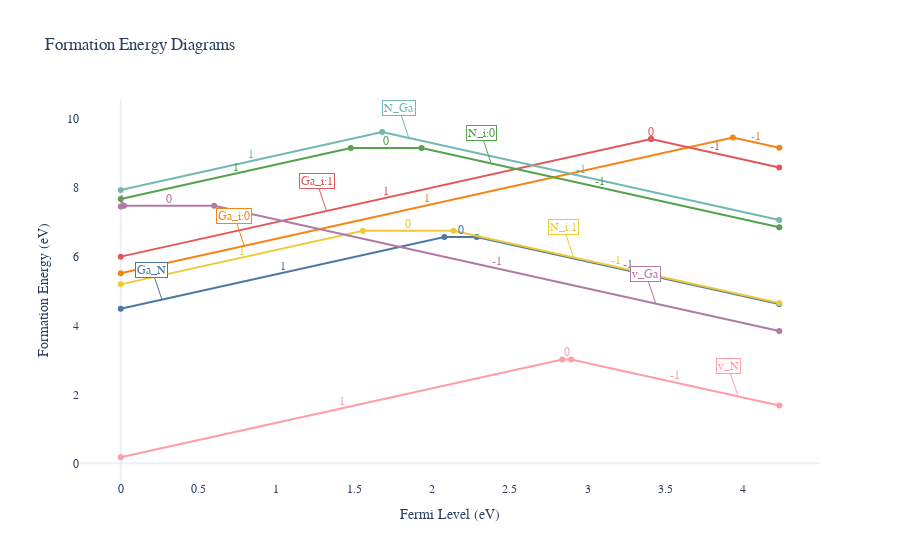

The cell this chart's notebook holds for it:
### Code cell
fed = formation_energies_diagrams[0]
chempot = fed.get_chempots(rich_element="Ga")
plot_formation_energy_diagrams(formation_energies_diagrams, chempot=chempot)

### Figure 1 — Plotly figure (JSON) as saved in the notebook; plotly's stock layout.template omitted (floating-point values rounded to 4 significant figures)
{"data": [{"hoverinfo": "x", "line": {"color": "#4C78A8", "dash": "solid"}, "meta": {"formation_energy_plot": true}, "mode": "lines+markers", "name": "Ga_N", "textposition": "top right", "type": "scatter", "x": [0, 2.079, 2.287, 4.23], "y": [4.481, 6.56, 6.56, 4.617]}, {"hoverinfo": "x", "line": {"color": "#F58518", "dash": "solid"}, "meta": {"formation_energy_plot": true}, "mode": "lines+markers", "name": "Ga_i:0", "textposition": "top right", "type": "scatter", "x": [0, 3.932, 4.23], "y": [5.514, 9.446, 9.148]}, {"hoverinfo": "x", "line": {"color": "#E45756", "dash": "solid"}, "meta": {"formation_energy_plot": true}, "mode": "lines+markers", "name": "Ga_i:1", "textposition": "top right", "type": "scatter", "x": [0, 3.407, 3.407, 4.23], "y": [5.993, 9.399, 9.399, 8.576]}, {"hoverinfo": "x", "line": {"color": "#72B7B2", "dash": "solid"}, "meta": {"formation_energy_plot": true}, "mode": "lines+markers", "name": "N_Ga", "textposition": "top right", "type": "scatter", "x": [0, 1.679, 4.23], "y": [7.924, 9.603, 7.052]}, {"hoverinfo": "x", "line": {"color": "#54A24B", "dash": "solid"}, "meta": {"formation_energy_plot": true}, "mode": "lines+markers", "name": "N_i:0", "textposition": "top right", "type": "scatter", "x": [0, 1.478, 1.932, 4.23], "y": [7.662, 9.14, 9.14, 6.842]}, {"hoverinfo": "x", "line": {"color": "#EECA3B", "dash": "solid"}, "meta": {"formation_energy_plot": true}, "mode": "lines+markers", "name": "N_i:1", "textposition": "top right", "type": "scatter", "x": [0, 1.556, 2.137, 4.23], "y": [5.189, 6.744, 6.744, 4.651]}, {"hoverinfo": "x", "line": {"color": "#B279A2", "dash": "solid"}, "meta": {"formation_energy_plot": true}, "mode": "lines+markers", "name": "v_Ga", "textposition": "top right", "type": "scatter", "x": [0, 0.02102, 0.6004, 4.23], "y": [7.446, 7.467, 7.467, 3.837]}, {"hoverinfo": "x", "line": {"color": "#FF9DA6", "dash": "solid"}, "meta": {"formation_energy_plot": true}, "mode": "lines+markers", "name": "v_N", "textposition": "top right", "type": "scatter", "x": [0, 2.836, 2.894, 4.23], "y": [0.177, 3.013, 3.013, 1.677]}, {"hoverinfo": "skip", "mode": "text", "name": "Ga_N:slope", "showlegend": false, "text": ["1", "0", "-1"], "textfont": {"color": "#4C78A8"}, "textposition": "top center", "type": "scatter", "x": [1.04, 2.183, 3.259], "y": [5.52, 6.56, 5.588]}, {"hoverinfo": "skip", "mode": "text", "name": "Ga_i:0:slope", "showlegend": false, "text": ["1", "-1"], "textfont": {"color": "#F58518"}, "textposition": "top center", "type": "scatter", "x": [1.966, 4.081], "y": [7.48, 9.297]}, {"hoverinfo": "skip", "mode": "text", "name": "Ga_i:1:slope", "showlegend": false, "text": ["1", "0", "-1"], "textfont": {"color": "#E45756"}, "textposition": "top center", "type": "scatter", "x": [1.703, 3.407, 3.819], "y": [7.696, 9.399, 8.988]}, {"hoverinfo": "skip", "mode": "text", "name": "N_Ga:slope", "showlegend": false, "text": ["1", "-1"], "textfont": {"color": "#72B7B2"}, "textposition": "top center", "type": "scatter", "x": [0.8397, 2.955], "y": [8.763, 8.327]}, {"hoverinfo": "skip", "mode": "text", "name": "N_i:0:slope", "showlegend": false, "text": ["1", "0", "-1"], "textfont": {"color": "#54A24B"}, "textposition": "top center", "type": "scatter", "x": [0.739, 1.705, 3.081], "y": [8.401, 9.14, 7.991]}, {"hoverinfo": "skip", "mode": "text", "name": "N_i:1:slope", "showlegend": false, "text": ["1", "0", "-1"], "textfont": {"color": "#EECA3B"}, "textposition": "top center", "type": "scatter", "x": [0.7778, 1.846, 3.184], "y": [5.967, 6.744, 5.698]}, {"hoverinfo": "skip", "mode": "text", "name": "v_Ga:slope", "showlegend": false, "text": ["1", "0", "-1"], "textfont": {"color": "#B279A2"}, "textposition": "top center", "type": "scatter", "x": [0.01051, 0.3107, 2.415], "y": [7.456, 7.467, 5.652]}, {"hoverinfo": "skip", "mode": "text", "name": "v_N:slope", "showlegend": false, "text": ["1", "0", "-1"], "textfont": {"color": "#FF9DA6"}, "textposition": "top center", "type": "scatter", "x": [1.418, 2.865, 3.562], "y": [1.595, 3.013, 2.345]}], "layout": {"annotations": [{"arrowcolor": "#4C78A8", "bgcolor": "white", "bordercolor": "#4C78A8", "font": {"color": "#4C78A8"}, "text": "Ga_N", "x": 0.2644, "y": 4.745}, {"arrowcolor": "#F58518", "bgcolor": "white", "bordercolor": "#F58518", "font": {"color": "#F58518"}, "text": "Ga_i:0", "x": 0.7932, "y": 6.307}, {"arrowcolor": "#E45756", "bgcolor": "white", "bordercolor": "#E45756", "font": {"color": "#E45756"}, "text": "Ga_i:1", "x": 1.322, "y": 7.315}, {"arrowcolor": "#72B7B2", "bgcolor": "white", "bordercolor": "#72B7B2", "font": {"color": "#72B7B2"}, "text": "N_Ga", "x": 1.851, "y": 9.431}, {"arrowcolor": "#54A24B", "bgcolor": "white", "bordercolor": "#54A24B", "font": {"color": "#54A24B"}, "text": "N_i:0", "x": 2.38, "y": 8.693}, {"arrowcolor": "#EECA3B", "bgcolor": "white", "bordercolor": "#EECA3B", "font": {"color": "#EECA3B"}, "text": "N_i:1", "x": 2.908, "y": 5.973}, {"arrowcolor": "#B279A2", "bgcolor": "white", "bordercolor": "#B279A2", "font": {"color": "#B279A2"}, "text": "v_Ga", "x": 3.437, "y": 4.63}, {"arrowcolor": "#FF9DA6", "bgcolor": "white", "bordercolor": "#FF9DA6", "font": {"color": "#FF9DA6"}, "text": "v_N", "x": 3.966, "y": 1.941}], "font": {"family": "Helvetica"}, "showlegend": false, "title": {"text": "Formation Energy Diagrams"}, "xaxis": {"showgrid": false, "title": {"text": "Fermi Level (eV)"}}, "yaxis": {"showgrid": false, "title": {"text": "Formation Energy (eV)"}}}}
